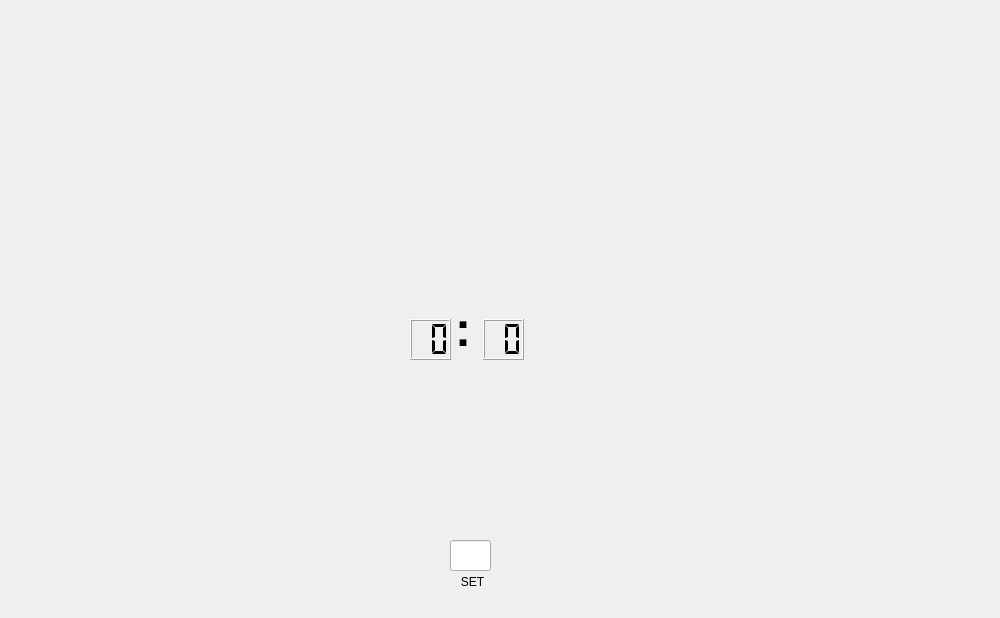
<?xml version="1.0" encoding="UTF-8"?>
<ui version="4.0">
 <class>timersimalation</class>
 <widget class="QWidget" name="timersimalation">
  <property name="geometry">
   <rect>
    <x>0</x>
    <y>0</y>
    <width>1000</width>
    <height>618</height>
   </rect>
  </property>
  <property name="windowTitle">
   <string>timersimalation</string>
  </property>
  <widget class="QLineEdit" name="lineEdit">
   <property name="geometry">
    <rect>
     <x>450</x>
     <y>540</y>
     <width>41</width>
     <height>31</height>
    </rect>
   </property>
  </widget>
  <widget class="QPushButton" name="pushButton">
   <property name="geometry">
    <rect>
     <x>435</x>
     <y>570</y>
     <width>75</width>
     <height>23</height>
    </rect>
   </property>
   <property name="text">
    <string>SET</string>
   </property>
   <property name="flat">
    <bool>true</bool>
   </property>
  </widget>
  <widget class="QLCDNumber" name="second">
   <property name="geometry">
    <rect>
     <x>483</x>
     <y>319</y>
     <width>41</width>
     <height>41</height>
    </rect>
   </property>
   <property name="smallDecimalPoint">
    <bool>false</bool>
   </property>
   <property name="digitCount">
    <number>2</number>
   </property>
   <property name="segmentStyle">
    <enum>QLCDNumber::Flat</enum>
   </property>
   <property name="value" stdset="0">
    <double>0.000000000000000</double>
   </property>
   <property name="intValue" stdset="0">
    <number>0</number>
   </property>
  </widget>
  <widget class="QLCDNumber" name="minute">
   <property name="geometry">
    <rect>
     <x>410</x>
     <y>319</y>
     <width>41</width>
     <height>41</height>
    </rect>
   </property>
   <property name="smallDecimalPoint">
    <bool>false</bool>
   </property>
   <property name="digitCount">
    <number>2</number>
   </property>
   <property name="segmentStyle">
    <enum>QLCDNumber::Flat</enum>
   </property>
   <property name="value" stdset="0">
    <double>0.000000000000000</double>
   </property>
   <property name="intValue" stdset="0">
    <number>0</number>
   </property>
  </widget>
  <widget class="QLabel" name="label">
   <property name="geometry">
    <rect>
     <x>455</x>
     <y>294</y>
     <width>16</width>
     <height>71</height>
    </rect>
   </property>
   <property name="text">
    <string>&lt;html&gt;&lt;head/&gt;&lt;body&gt;&lt;p&gt;&lt;span style=&quot; font-size:36pt; font-weight:600;&quot;&gt;:&lt;/span&gt;&lt;/p&gt;&lt;/body&gt;&lt;/html&gt;</string>
   </property>
  </widget>
  <widget class="QLabel" name="label_2">
   <property name="geometry">
    <rect>
     <x>336</x>
     <y>10</y>
     <width>261</width>
     <height>521</height>
    </rect>
   </property>
   <property name="text">
    <string/>
   </property>
   <property name="pixmap">
    <pixmap resource="images.qrc">:/images/bomb.png</pixmap>
   </property>
   <property name="scaledContents">
    <bool>true</bool>
   </property>
   <property name="wordWrap">
    <bool>false</bool>
   </property>
  </widget>
  <widget class="QLabel" name="label_3">
   <property name="geometry">
    <rect>
     <x>430</x>
     <y>530</y>
     <width>71</width>
     <height>61</height>
    </rect>
   </property>
   <property name="text">
    <string/>
   </property>
  </widget>
  <widget class="QLabel" name="label_4">
   <property name="geometry">
    <rect>
     <x>-7</x>
     <y>0</y>
     <width>1011</width>
     <height>621</height>
    </rect>
   </property>
   <property name="text">
    <string/>
   </property>
  </widget>
  <widget class="QPushButton" name="closeBtn">
   <property name="geometry">
    <rect>
     <x>960</x>
     <y>0</y>
     <width>40</width>
     <height>40</height>
    </rect>
   </property>
   <property name="text">
    <string/>
   </property>
   <property name="icon">
    <iconset resource="images.qrc">
     <normaloff>:/images/close3.png</normaloff>
     <normalon>:/images/close3.png</normalon>:/images/close3.png</iconset>
   </property>
   <property name="iconSize">
    <size>
     <width>60</width>
     <height>60</height>
    </size>
   </property>
   <property name="flat">
    <bool>true</bool>
   </property>
  </widget>
  <zorder>label_2</zorder>
  <zorder>minute</zorder>
  <zorder>second</zorder>
  <zorder>label</zorder>
  <zorder>label_3</zorder>
  <zorder>label_4</zorder>
  <zorder>pushButton</zorder>
  <zorder>closeBtn</zorder>
  <zorder>lineEdit</zorder>
 </widget>
 <layoutdefault spacing="6" margin="11"/>
 <resources>
  <include location="images.qrc"/>
 </resources>
 <connections/>
</ui>
